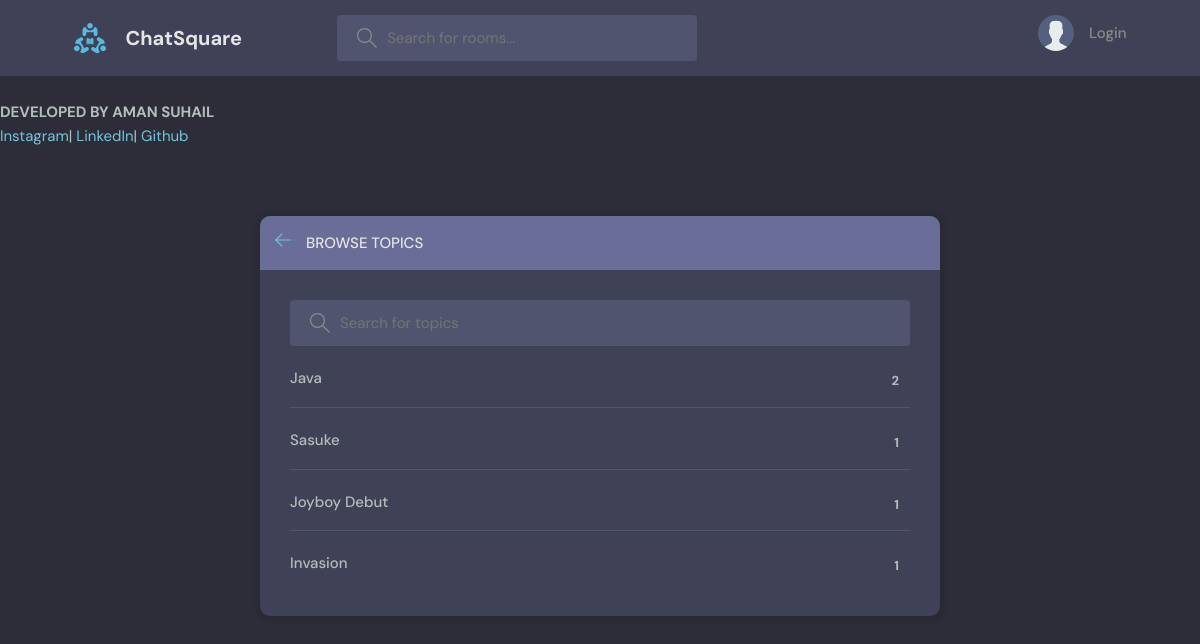
Page /topics/ on the committed database.
### base/models.py (models this page shows, shortened)
class Topic(models.Model):
    name = models.CharField(max_length=100)

### base/views.py (the view)
# urls.py: path('topics/',views.topicsPage, name='topics'),
def topicsPage(request):
    q = request.GET.get('q') if request.GET.get('q') != None else ''
    topics = Topic.objects.filter(Q(name__icontains=q))
    return render(request, 'base/topics.html',{'topics':topics})

### base/templates/base/topics.html (shortened to what this page needs)
{% extends 'main.html' %}
{% block content %}
    <main class="create-room layout">
      <div class="container">
        <div class="layout__box">
          <div class="layout__boxHeader">
            <div class="layout__boxTitle">
              <a href="{% url 'home' %}">
                <svg version="1.1" xmlns="http://www.w3.org/2000/svg" width="32" height="32" viewBox="0 0 32 32">
                  <title>arrow-left</title>
                  <path
                    d="M13.723 2.286l-13.723 13.714 13.719 13.714 1.616-1.611-10.96-10.96h27.625v-2.286h-27.625l10.965-10.965-1.616-1.607z"
                  ></path>
                </svg>
              </a>
              <h3>Browse Topics</h3>
            </div>
          </div>
          <div class="topics-page layout__body">
            <form class="header__search" method="GET" action="">
              <label>
                <input placeholder="Search for topics" name="q"/>
              </label>
            </form>
            <ul class="topics__list">
              {% for topic in topics %}
              <li>
                <a href="{% url 'home' %}?q={{topic.name}}">{{topic.name}} <span>{{topic.room_set.all.count}}</span></a>
              </li>
              {% endfor %}
            </ul>
          </div>
        </div>
      </div>
    </main>
{% endblock %}

### static/styles/style.css (style rules this page uses)
:root { --color-main: #71c6dd; --color-main-light: #e1f6fb; --color-dark: #3f4156; --color-dark-medium: #51546e; --color-dark-light: #696d97; --color-light: #e5e5e5; --color-gray: #8b8b8b; --color-light-gray: #b2bdbd; --color-bg: #2d2d39; --color-success: #5dd693; --color-error: #fc4b0b; }
* { font-family: "DM Sans", -apple-system, BlinkMacSystemFont, "Segoe UI", Roboto, Oxygen, Ubuntu, Cantarell, "Open Sans", "Helvetica Neue", sans-serif; margin: 0; padding: 0; box-sizing: border-box; text-rendering: optimizeLegibility; font-size: inherit; }
html { font-size: 56.25%; }
@media only screen and (min-width: 1200px) { html { font-size: 62.5%; } }
body { line-height: 1.6; font-weight: 400; font-size: 1.5rem; color: var(--color-light-gray); background-color: var(--color-bg); min-height: 100vh; }
a { display: inline-block; color: var(--color-main); text-decoration: none; }
.container { max-width: 120rem; width: 90%; margin: auto; }
.header__search > label { background-color: var(--color-dark-medium); padding: 1.3rem 1rem; display: flex; align-items: center; gap: 1rem; border-radius: 4px; }
.header__search svg { fill: var(--color-gray); width: 2rem; height: 2rem; margin-left: 1rem; }
.header__search input { width: 30rem; background: transparent; border: none; outline: none; color: var(--color-light); }
.layout { margin-top: 2.4rem; }
.layout > .container { display: flex; justify-content: space-between; align-items: flex-start; }
.layout__box { width: 90%; max-width: 48rem; min-height: 40rem; position: absolute; top: 50%; left: 50%; transform: translate(-50%, -46%); background-color: var(--color-dark); border-radius: 1rem; box-shadow: 1px 1px 6px 3px rgba(0, 0, 0, 0.1); overflow: hidden; }
.layout__boxHeader { display: flex; padding: 1.5rem; background-color: var(--color-dark-light); }
.layout__boxTitle { display: flex; gap: 1.5rem; align-items: center; }
.layout__boxTitle h3 { text-transform: uppercase; font-weight: 500; color: var(--color-light); }
.layout__boxTitle svg { width: 1.6rem; height: 1.6rem; fill: var(--color-main); }
.layout__body { margin: 3rem; }
.topics__list { list-style: none; }
.topics__list li a { display: flex; justify-content: space-between; margin-bottom: 3rem; font-weight: 500; color: var(--color-light-gray); transition: all 0.3s ease-in-out; }
.topics__list li a span { padding: 0.5rem 1rem; background-color: var(--color-dark); border-radius: 3px; font-size: 1.3rem; font-weight: 700; letter-spacing: 1px; }
.topics-page .topics__list li:not(:last-child) a { margin: 2rem 0; padding-bottom: 1rem; text-decoration: none; border-bottom: 1px solid var(--color-dark-medium); }
.topics-page .header__search { display: block; }
.create-room.layout .layout__box { max-width: 68rem; }

### rows in the picture
Topic: name "Java", room_set.all.count "2"
Topic: name "Sasuke", room_set.all.count "1"
Topic: name "Joyboy Debut", room_set.all.count "1"
Topic: name "Invasion", room_set.all.count "1"
